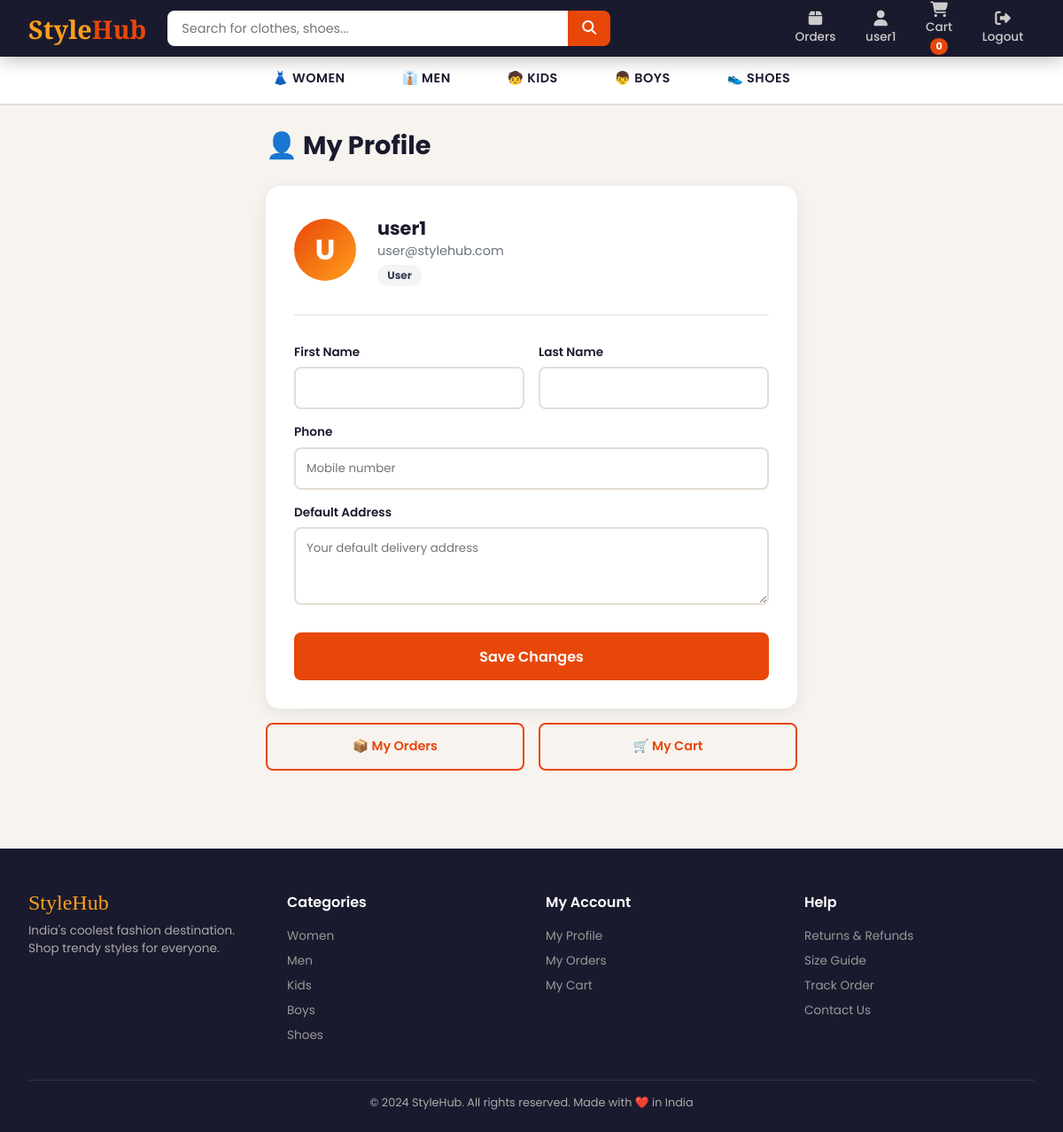
The page /users/profile/ (signed in) on the database its author committed.
### users/models.py (models this page shows, shortened)
class CustomUser(AbstractUser):
    ROLE_CHOICES = (('admin', 'Admin'), ('staff', 'Staff'), ('user', 'User'))
    role = models.CharField(max_length=10, choices=ROLE_CHOICES, default='user')
    phone = models.CharField(max_length=15, blank=True)
    address = models.TextField(blank=True)

### users/views.py (the view, shortened to what this page needs)
# urls.py: path('profile/', views.profile_view, name='profile'),
@login_required
def profile_view(request):
    return render(request, 'users/profile.html')

### store/context_processors.py (called while the page is built)
def cart_count(request):
    if request.user.is_authenticated:
        count = Cart.objects.filter(user=request.user).count()
        return {'cart_count': count}
    return {'cart_count': 0}

### templates/users/profile.html (shortened to what this page needs)
{% extends 'base.html' %}
{% block content %}
<div style="max-width:600px;margin:0 auto">
    <h1 style="font-size:1.8rem;font-weight:700;margin-bottom:1.5rem">👤 My Profile</h1>
    <div style="background:white;border-radius:16px;padding:2rem;box-shadow:var(--shadow)">
        <div style="display:flex;align-items:center;gap:1.5rem;margin-bottom:2rem;padding-bottom:2rem;border-bottom:1px solid var(--border)">
            <div style="width:70px;height:70px;border-radius:50%;background:linear-gradient(135deg,var(--primary),var(--accent));display:flex;align-items:center;justify-content:center;font-size:2rem;color:white;font-weight:700">
                {{ user.username.0|upper }}
            </div>
            <div>
                <div style="font-size:1.3rem;font-weight:700">{{ user.username }}</div>
                <div style="color:var(--gray);font-size:0.9rem">{{ user.email }}</div>
                <span style="display:inline-block;margin-top:0.3rem;padding:0.2rem 0.7rem;border-radius:20px;font-size:0.75rem;font-weight:700;background:{% if user.role == 'admin' %}linear-gradient(135deg,var(--primary),var(--accent));color:white{% elif user.role == 'staff' %}#dbeafe;color:#1d4ed8{% else %}#f3f4f6;color:#374151{% endif %}">
                    {{ user.role|title }}
                </span>
            </div>
        </div>
        <form method="post">
            <div style="display:grid;grid-template-columns:1fr 1fr;gap:1rem">
                <div>
                    <label style="display:block;font-weight:600;font-size:0.85rem;margin-bottom:0.4rem">First Name</label>
                    <input type="text" name="first_name" value="{{ user.first_name }}" style="width:100%;padding:0.75rem;border:2px solid var(--border);border-radius:8px;font-family:'Poppins',sans-serif;outline:none">
                </div>
                <div>
                    <label style="display:block;font-weight:600;font-size:0.85rem;margin-bottom:0.4rem">Last Name</label>
                    <input type="text" name="last_name" value="{{ user.last_name }}" style="width:100%;padding:0.75rem;border:2px solid var(--border);border-radius:8px;font-family:'Poppins',sans-serif;outline:none">
                </div>
            </div>
            <div style="margin-top:1rem">
                <label style="display:block;font-weight:600;font-size:0.85rem;margin-bottom:0.4rem">Phone</label>
                <input type="tel" name="phone" value="{{ user.phone }}" placeholder="Mobile number" style="width:100%;padding:0.75rem;border:2px solid var(--border);border-radius:8px;font-family:'Poppins',sans-serif;outline:none">
            </div>
            <div style="margin-top:1rem">
                <label style="display:block;font-weight:600;font-size:0.85rem;margin-bottom:0.4rem">Default Address</label>
                <textarea name="address" rows="3" placeholder="Your default delivery address" style="width:100%;padding:0.75rem;border:2px solid var(--border);border-radius:8px;font-family:'Poppins',sans-serif;outline:none;resize:vertical">{{ user.address }}</textarea>
            </div>
            <button type="submit" class="btn btn-primary" style="margin-top:1.5rem;width:100%;padding:0.9rem;font-size:1rem">Save Changes</button>
        </form>
    </div>
    <div style="display:grid;grid-template-columns:1fr 1fr;gap:1rem;margin-top:1rem">
        <a href="/orders/" class="btn btn-outline" style="text-align:center;padding:0.9rem">📦 My Orders</a>
        <a href="/cart/" class="btn btn-outline" style="text-align:center;padding:0.9rem">🛒 My Cart</a>
    </div>
</div>
{% endblock %}

### templates/base.html (shortened to what this page needs)
<!DOCTYPE html>
<html lang="en">
<head>
    <link rel="stylesheet" href="https://cdnjs.cloudflare.com/ajax/libs/font-awesome/6.4.0/css/all.min.css">
</head>
<body>
<nav class="navbar">
    <div class="nav-inner">
        <a href="/" class="nav-logo">Style<span>Hub</span></a>
        <form class="nav-search" action="/search/" method="get">
            <input type="text" name="q" placeholder="Search for clothes, shoes..." value="{{ request.GET.q }}">
            <button type="submit"><i class="fas fa-search"></i></button>
        </form>
        <div class="nav-links">
            {% if user.is_authenticated %}
                <a href="/orders/"><i class="fas fa-box"></i>Orders</a>
                <a href="/users/profile/"><i class="fas fa-user"></i>{{ user.username }}</a>
                <a href="/cart/" class="nav-cart"><i class="fas fa-shopping-cart"></i>Cart <span class="cart-badge">{{ cart_count }}</span></a>
                <a href="/users/logout/"><i class="fas fa-sign-out-alt"></i>Logout</a>
            {% else %}
                <a href="/users/login/"><i class="fas fa-sign-in-alt"></i>Login</a>
                <a href="/users/signup/"><i class="fas fa-user-plus"></i>Signup</a>
            {% endif %}
        </div>
    </div>
</nav>
<div class="cat-bar">
    <a href="/category/women/" {% if request.path == '/category/women/' %}class="active"{% endif %}>👗 Women</a>
    <a href="/category/men/" {% if request.path == '/category/men/' %}class="active"{% endif %}>👔 Men</a>
    <a href="/category/kids/" {% if request.path == '/category/kids/' %}class="active"{% endif %}>🧒 Kids</a>
    <a href="/category/boys/" {% if request.path == '/category/boys/' %}class="active"{% endif %}>👦 Boys</a>
    <a href="/category/shoes/" {% if request.path == '/category/shoes/' %}class="active"{% endif %}>👟 Shoes</a>
</div>
<div class="main-content">
    {% block content %}{% endblock %}
</div>
<footer>
    <div class="footer-inner">
        <div class="footer-grid">
            <div>
                <div class="footer-logo">StyleHub</div>
                <p style="font-size:0.85rem;">India's coolest fashion destination. Shop trendy styles for everyone.</p>
            </div>
            <div>
                <h4>Categories</h4>
                <a href="/category/women/">Women</a>
                <a href="/category/men/">Men</a>
                <a href="/category/kids/">Kids</a>
                <a href="/category/boys/">Boys</a>
                <a href="/category/shoes/">Shoes</a>
            </div>
            <div>
                <h4>My Account</h4>
                <a href="/users/profile/">My Profile</a>
                <a href="/orders/">My Orders</a>
                <a href="/cart/">My Cart</a>
            </div>
            <div>
                <h4>Help</h4>
                <a href="#">Returns & Refunds</a>
                <a href="#">Size Guide</a>
                <a href="#">Track Order</a>
                <a href="#">Contact Us</a>
            </div>
        </div>
        <div class="footer-bottom">
            <p>© 2024 StyleHub. All rights reserved. Made with ❤️ in India</p>
        </div>
    </div>
</footer>
</body>
</html>

### templates/base.html (style rules this page uses)
:root { --primary: #e8470a; --primary-dark: #c73d08; --accent: #ff9f1c; --bg: #f7f3ef; --white: #ffffff; --dark: #1a1a2e; --gray: #6b7280; --light-gray: #f0ebe4; --border: #e5ddd5; --success: #22c55e; --shadow: 0 4px 20px rgba(0,0,0,0.08); }
* { margin: 0; padding: 0; box-sizing: border-box; }
body { font-family: 'Poppins', sans-serif; background: var(--bg); color: var(--dark); }
.navbar { background: var(--dark); padding: 0 2rem; position: sticky; top: 0; z-index: 1000; box-shadow: 0 2px 20px rgba(0,0,0,0.3); }
.nav-inner { display: flex; align-items: center; gap: 1.5rem; height: 64px; max-width: 1400px; margin: 0 auto; }
.nav-logo { font-family: 'Playfair Display', serif; font-size: 1.8rem; color: var(--accent); font-weight: 700; text-decoration: none; white-space: nowrap; }
.nav-logo span { color: var(--primary); }
.nav-search { flex: 1; display: flex; max-width: 500px; }
.nav-search input { flex: 1; padding: 0.6rem 1rem; border: none; border-radius: 8px 0 0 8px; font-family: 'Poppins', sans-serif; font-size: 0.9rem; outline: none; }
.nav-search button { background: var(--primary); color: white; border: none; padding: 0.6rem 1rem; border-radius: 0 8px 8px 0; cursor: pointer; font-size: 1rem; }
.nav-links { display: flex; align-items: center; gap: 0.5rem; margin-left: auto; }
.nav-links a, .nav-links button { color: #ccc; text-decoration: none; font-size: 0.85rem; font-weight: 500; padding: 0.5rem 0.8rem; border-radius: 8px; border: none; background: none; cursor: pointer; display: flex; flex-direction: column; align-items: center; gap: 2px; transition: color 0.2s, background 0.2s; }
.nav-links a i, .nav-links button i { font-size: 1.1rem; }
.cart-badge { background: var(--primary); color: white; border-radius: 50%; padding: 1px 6px; font-size: 0.7rem; font-weight: 700; }
.nav-cart { position: relative; }
.cat-bar { background: white; border-bottom: 2px solid var(--border); display: flex; justify-content: center; gap: 0; overflow-x: auto; }
.cat-bar a { padding: 0.9rem 2rem; text-decoration: none; color: var(--dark); font-weight: 600; font-size: 0.9rem; text-transform: uppercase; letter-spacing: 0.5px; border-bottom: 3px solid transparent; transition: all 0.2s; white-space: nowrap; }
.main-content { max-width: 1400px; margin: 0 auto; padding: 1.5rem 2rem; }
footer { background: var(--dark); color: #aaa; margin-top: 4rem; padding: 3rem 2rem 1.5rem; }
.footer-inner { max-width: 1400px; margin: 0 auto; }
.footer-grid { display: grid; grid-template-columns: repeat(auto-fit, minmax(200px, 1fr)); gap: 2rem; margin-bottom: 2rem; }
footer h4 { color: white; margin-bottom: 1rem; font-weight: 600; }
footer a { color: #999; text-decoration: none; font-size: 0.85rem; display: block; margin-bottom: 0.5rem; }
.footer-bottom { border-top: 1px solid #333; padding-top: 1rem; text-align: center; font-size: 0.8rem; }
.footer-logo { font-family: 'Playfair Display', serif; font-size: 1.5rem; color: var(--accent); margin-bottom: 0.5rem; }
.btn { padding: 0.7rem 1.5rem; border-radius: 8px; border: none; cursor: pointer; font-family: 'Poppins', sans-serif; font-weight: 600; font-size: 0.9rem; transition: all 0.2s; text-decoration: none; display: inline-block; }
.btn-primary { background: var(--primary); color: white; }
.btn-outline { background: transparent; color: var(--primary); border: 2px solid var(--primary); }

### rows shown on the page
CustomUser: username "user1", username.0 "U", email "user@stylehub.com", role "User"

### other values the page prints
{{ cart_count }} "0"
